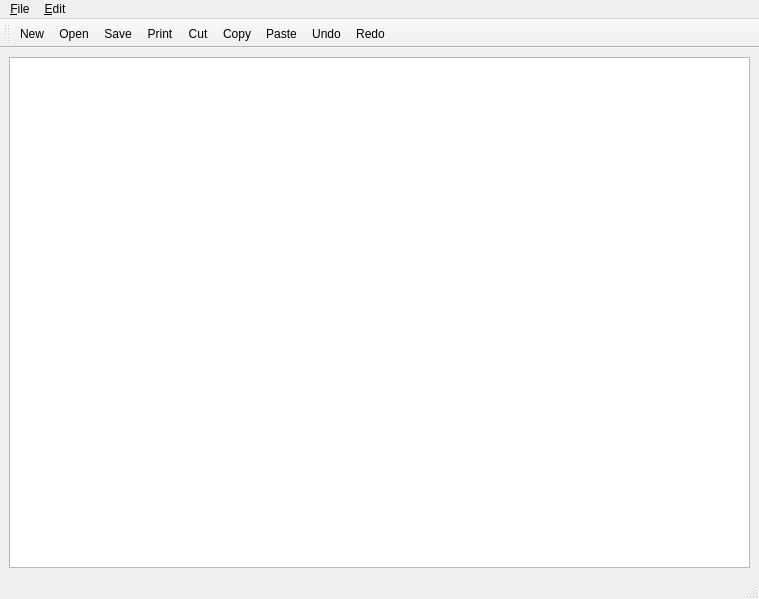
<?xml version="1.0" encoding="UTF-8"?>
<ui version="4.0">
 <class>MainWindow</class>
 <widget class="QMainWindow" name="MainWindow">
  <property name="geometry">
   <rect>
    <x>0</x>
    <y>0</y>
    <width>759</width>
    <height>599</height>
   </rect>
  </property>
  <property name="windowTitle">
   <string>Notepad</string>
  </property>
  <widget class="QWidget" name="centralwidget">
   <layout class="QHBoxLayout" name="horizontalLayout">
    <item>
     <widget class="QTextEdit" name="textEdit">
      <property name="minimumSize">
       <size>
        <width>741</width>
        <height>0</height>
       </size>
      </property>
      <property name="maximumSize">
       <size>
        <width>741</width>
        <height>16777215</height>
       </size>
      </property>
     </widget>
    </item>
   </layout>
  </widget>
  <widget class="QMenuBar" name="menubar">
   <property name="geometry">
    <rect>
     <x>0</x>
     <y>0</y>
     <width>759</width>
     <height>25</height>
    </rect>
   </property>
   <widget class="QMenu" name="menuFile">
    <property name="title">
     <string>&amp;File</string>
    </property>
    <addaction name="file_new"/>
    <addaction name="file_open"/>
    <addaction name="file_save"/>
    <addaction name="file_saveas"/>
    <addaction name="file_preview"/>
    <addaction name="file_print"/>
    <addaction name="file_quit"/>
   </widget>
   <widget class="QMenu" name="menuEdit">
    <property name="title">
     <string>&amp;Edit</string>
    </property>
    <addaction name="edit_copy"/>
    <addaction name="edit_cut"/>
    <addaction name="edit_paste"/>
    <addaction name="edit_redo"/>
    <addaction name="edit_undo"/>
    <addaction name="edit_select_all"/>
   </widget>
   <addaction name="menuFile"/>
   <addaction name="menuEdit"/>
  </widget>
  <widget class="QStatusBar" name="statusbar"/>
  <widget class="QToolBar" name="toolBar">
   <property name="windowTitle">
    <string>toolBar</string>
   </property>
   <attribute name="toolBarArea">
    <enum>TopToolBarArea</enum>
   </attribute>
   <attribute name="toolBarBreak">
    <bool>false</bool>
   </attribute>
   <addaction name="file_new"/>
   <addaction name="file_open"/>
   <addaction name="file_save"/>
   <addaction name="file_print"/>
   <addaction name="edit_cut"/>
   <addaction name="edit_copy"/>
   <addaction name="edit_paste"/>
   <addaction name="edit_undo"/>
   <addaction name="edit_redo"/>
  </widget>
  <action name="file_new">
   <property name="checkable">
    <bool>false</bool>
   </property>
   <property name="icon">
    <iconset>
     <normaloff>icons/add.png</normaloff>icons/add.png</iconset>
   </property>
   <property name="text">
    <string>&amp;New</string>
   </property>
   <property name="shortcut">
    <string>Ctrl+N</string>
   </property>
  </action>
  <action name="file_open">
   <property name="icon">
    <iconset>
     <normaloff>icons/folder.png</normaloff>icons/folder.png</iconset>
   </property>
   <property name="text">
    <string>&amp;Open</string>
   </property>
   <property name="shortcut">
    <string>Ctrl+O</string>
   </property>
  </action>
  <action name="file_save">
   <property name="icon">
    <iconset>
     <normaloff>icons/disk.png</normaloff>icons/disk.png</iconset>
   </property>
   <property name="text">
    <string>&amp;Save</string>
   </property>
   <property name="shortcut">
    <string>Ctrl+S</string>
   </property>
  </action>
  <action name="file_saveas">
   <property name="text">
    <string>&amp;Save As</string>
   </property>
  </action>
  <action name="file_print">
   <property name="icon">
    <iconset>
     <normaloff>icons/printer.png</normaloff>icons/printer.png</iconset>
   </property>
   <property name="text">
    <string>&amp;Print</string>
   </property>
   <property name="shortcut">
    <string>Ctrl+P</string>
   </property>
  </action>
  <action name="edit_copy">
   <property name="icon">
    <iconset>
     <normaloff>icons/copy.png</normaloff>icons/copy.png</iconset>
   </property>
   <property name="text">
    <string>&amp;Copy</string>
   </property>
   <property name="shortcut">
    <string>Ctrl+C</string>
   </property>
  </action>
  <action name="edit_cut">
   <property name="icon">
    <iconset>
     <normaloff>icons/cut.png</normaloff>icons/cut.png</iconset>
   </property>
   <property name="text">
    <string>&amp;Cut</string>
   </property>
   <property name="shortcut">
    <string>Ctrl+X</string>
   </property>
  </action>
  <action name="edit_paste">
   <property name="icon">
    <iconset>
     <normaloff>icons/paste.png</normaloff>icons/paste.png</iconset>
   </property>
   <property name="text">
    <string>&amp;Paste</string>
   </property>
   <property name="shortcut">
    <string>Ctrl+V</string>
   </property>
  </action>
  <action name="edit_redo">
   <property name="icon">
    <iconset>
     <normaloff>icons/redo.png</normaloff>icons/redo.png</iconset>
   </property>
   <property name="text">
    <string>&amp;Redo</string>
   </property>
  </action>
  <action name="edit_undo">
   <property name="icon">
    <iconset>
     <normaloff>icons/undo.png</normaloff>icons/undo.png</iconset>
   </property>
   <property name="text">
    <string>&amp;Undo</string>
   </property>
   <property name="shortcut">
    <string>Ctrl+Z</string>
   </property>
  </action>
  <action name="edit_select_all">
   <property name="text">
    <string>&amp;Select All</string>
   </property>
   <property name="shortcut">
    <string>Ctrl+A</string>
   </property>
  </action>
  <action name="file_quit">
   <property name="text">
    <string>&amp;Quit</string>
   </property>
  </action>
  <action name="file_preview">
   <property name="text">
    <string>&amp;Print Preview</string>
   </property>
  </action>
 </widget>
 <resources/>
 <connections>
  <connection>
   <sender>edit_copy</sender>
   <signal>activated()</signal>
   <receiver>textEdit</receiver>
   <slot>copy()</slot>
   <hints>
    <hint type="sourcelabel">
     <x>-1</x>
     <y>-1</y>
    </hint>
    <hint type="destinationlabel">
     <x>370</x>
     <y>300</y>
    </hint>
   </hints>
  </connection>
  <connection>
   <sender>edit_cut</sender>
   <signal>activated()</signal>
   <receiver>textEdit</receiver>
   <slot>cut()</slot>
   <hints>
    <hint type="sourcelabel">
     <x>-1</x>
     <y>-1</y>
    </hint>
    <hint type="destinationlabel">
     <x>370</x>
     <y>300</y>
    </hint>
   </hints>
  </connection>
  <connection>
   <sender>edit_paste</sender>
   <signal>activated()</signal>
   <receiver>textEdit</receiver>
   <slot>paste()</slot>
   <hints>
    <hint type="sourcelabel">
     <x>-1</x>
     <y>-1</y>
    </hint>
    <hint type="destinationlabel">
     <x>370</x>
     <y>300</y>
    </hint>
   </hints>
  </connection>
  <connection>
   <sender>edit_redo</sender>
   <signal>activated()</signal>
   <receiver>textEdit</receiver>
   <slot>redo()</slot>
   <hints>
    <hint type="sourcelabel">
     <x>-1</x>
     <y>-1</y>
    </hint>
    <hint type="destinationlabel">
     <x>370</x>
     <y>300</y>
    </hint>
   </hints>
  </connection>
  <connection>
   <sender>edit_undo</sender>
   <signal>activated()</signal>
   <receiver>textEdit</receiver>
   <slot>undo()</slot>
   <hints>
    <hint type="sourcelabel">
     <x>-1</x>
     <y>-1</y>
    </hint>
    <hint type="destinationlabel">
     <x>370</x>
     <y>300</y>
    </hint>
   </hints>
  </connection>
  <connection>
   <sender>edit_select_all</sender>
   <signal>activated()</signal>
   <receiver>textEdit</receiver>
   <slot>selectAll()</slot>
   <hints>
    <hint type="sourcelabel">
     <x>-1</x>
     <y>-1</y>
    </hint>
    <hint type="destinationlabel">
     <x>370</x>
     <y>300</y>
    </hint>
   </hints>
  </connection>
  <connection>
   <sender>file_quit</sender>
   <signal>activated()</signal>
   <receiver>MainWindow</receiver>
   <slot>close()</slot>
   <hints>
    <hint type="sourcelabel">
     <x>-1</x>
     <y>-1</y>
    </hint>
    <hint type="destinationlabel">
     <x>379</x>
     <y>299</y>
    </hint>
   </hints>
  </connection>
 </connections>
</ui>
